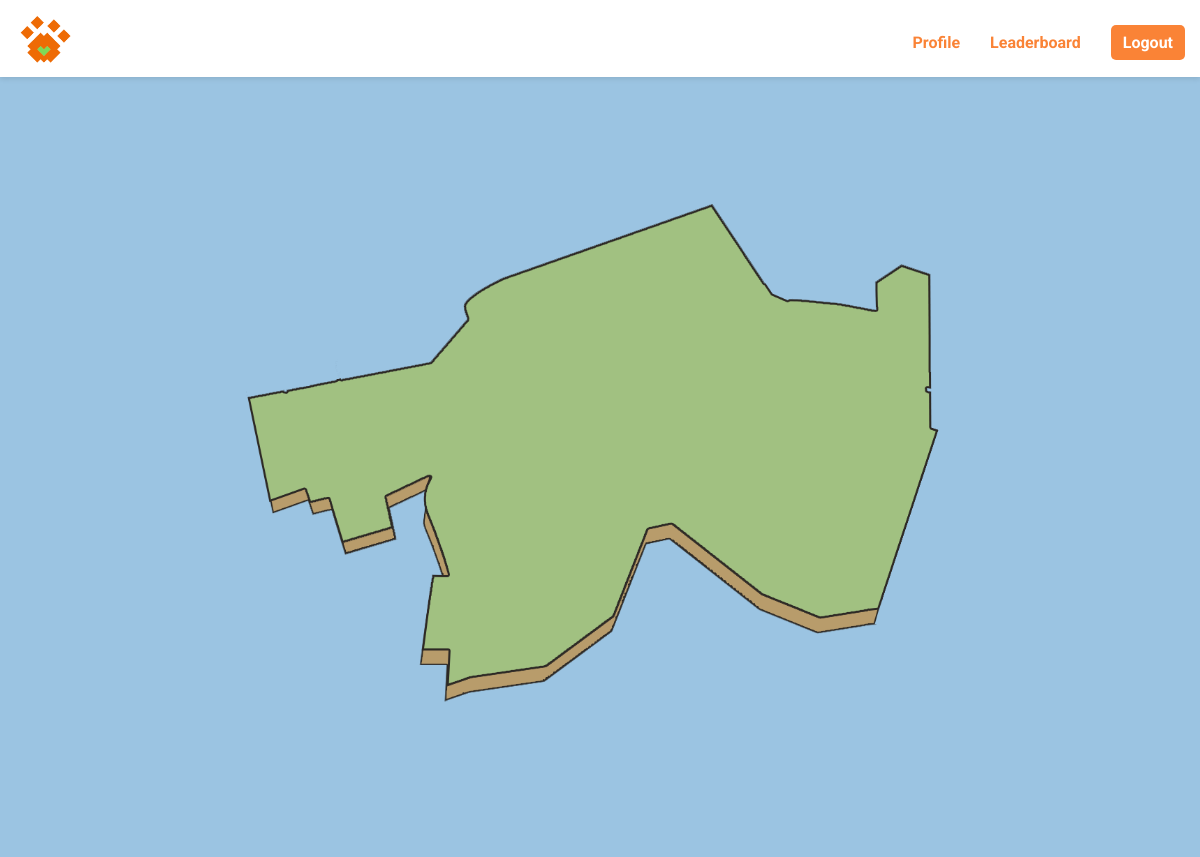
The app's page /dashboard/, older data.
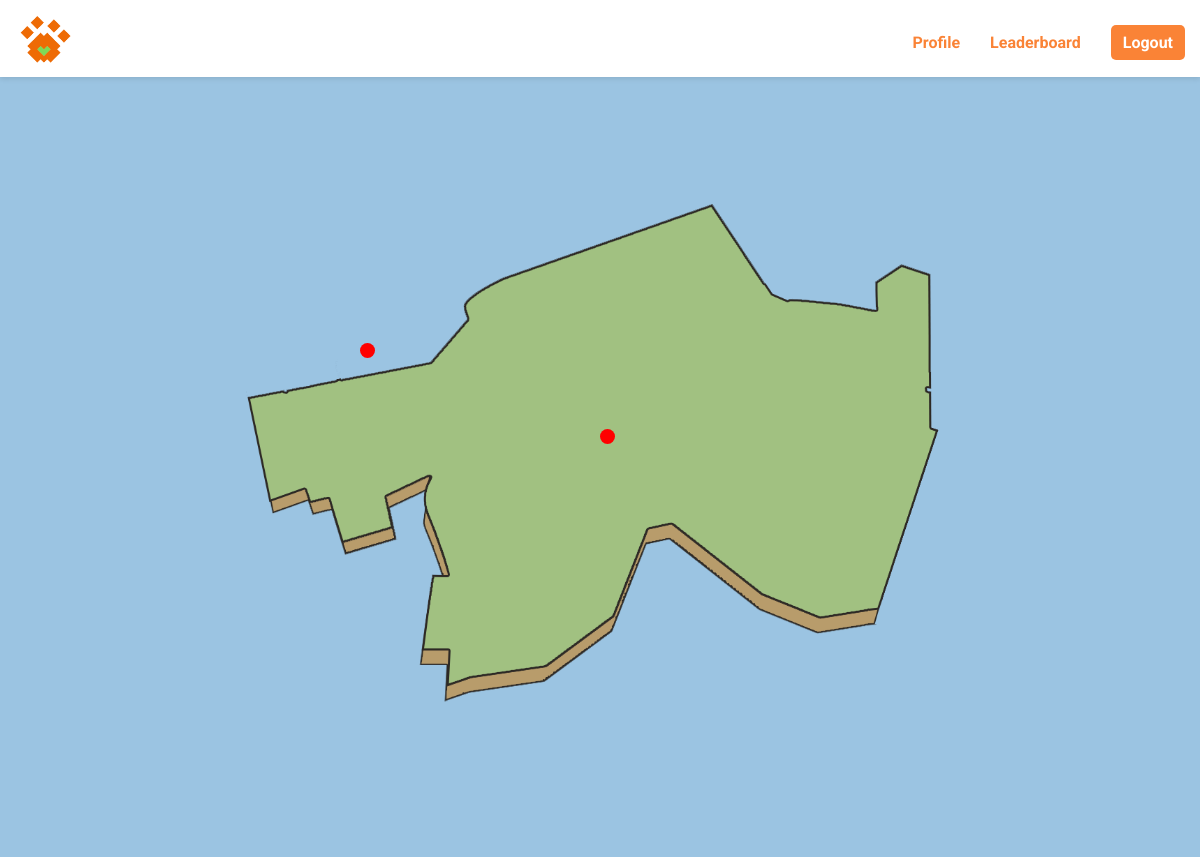
The same page, newer data.
### core/models.py (models this page shows, shortened)
class Location(models.Model):
    name = models.CharField(max_length=100)
    x_coordinate = models.FloatField()  # Position on the map
    y_coordinate = models.FloatField()
    access_code = models.CharField(max_length=20)
    game_url = models.URLField()  # URL of the minigame page

### core/views.py (the view)
# urls.py: path('dashboard/', views.dashboard, name="dashboard"),
def dashboard(request):
    locations = Location.objects.all()  # Get all locations from the database
    return render(request, 'dashboard.html', {'locations': locations})  # Pass locations to the template

### core/templates/dashboard.html (shortened to what this page needs)
{% load static %}
<!DOCTYPE html>
<html lang="en">
<head>
    <link rel="stylesheet" href="{% static 'css/dashboard.css' %}">
</head>
<body>
    <nav class="navbar">
        <div class="logo">
            <img src="{% static 'images/paw_logo.png' %}" alt="Paw Logo">
        </div>
        <div class="nav-links">
            <a href="{% url 'user-profile' %}" class="nav-button">Profile</a>
            <a href="#" class="nav-button">Leaderboard</a>
            <a href="{% url 'user-logout' %}" class="logout-button">Logout</a>
        </div>
    </nav>
    <div class="image-container">
        <img src="{% static 'images/map_draft.png' %}" alt="Map Draft" class="centered-image">
        {% for location in locations %}
            <a href="javascript:void(0);" class="location-marker"
               style="left: {{ location.x_coordinate }}%; top: {{ location.y_coordinate }}%;"
               title="{{ location.name }}"
               onclick="openModal('{{ location.access_code }}', '{{ location.game_url }}', '{{ location.name }}')">
            </a>
        {% endfor %}
    </div>
</body>
</html>

### core/static/css/dashboard.css (style rules this page uses)
body { margin: 0; font-family: 'Roboto', sans-serif; box-sizing: border-box; background-color:#9bc4e2; }
* { box-sizing: inherit; }
.navbar { display: flex; justify-content: space-between; align-items: center; background-color: white; box-shadow: 0 2px 5px rgba(0, 0, 0, 0.1); padding: 10px 15px; padding-bottom: 3px; width: 100%; z-index: 1000; }
.nav-links { display: flex; align-items: center; gap: 30px; margin-left: auto; }
.nav-links a { color: #fa8336 !important; text-decoration: none; font-size: 16px; font-weight: bold; transition: color 0.3s ease; }
.logo img { height: 60px; max-height: 80px; }
.nav-links .logout-button { background-color: #fa8336; color: white !important; padding: 8px 12px; border: none; border-radius: 5px; text-decoration: none; transition: background-color 0.3s; white-space: nowrap; }
.image-container { display: flex; justify-content: center; align-items: center; height: calc(100vh - 20px); margin-top: 0; }
.centered-image { max-width: 100%; max-height: 100%; width: auto; height: auto; }
.location-marker { position: absolute; width: 15px; height: 15px; background-color: red; border-radius: 50%; display: block; cursor: pointer; transition: background-color 0.3s; }

Row changes from the older to the newer data that the page shows:
added Location: x_coordinate 30 (drawn)
added Location: x_coordinate 50 (drawn)
